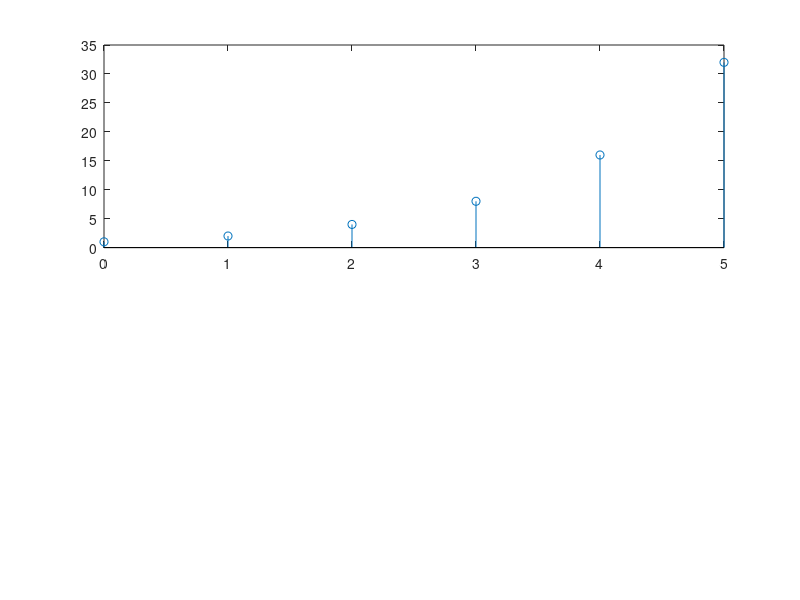

Reproduce this figure in MATLAB. (Note: this script raises an error after producing the figure.)
N=5;
n=0:1:N;
y = 2.^n .* (n >= 0);
subplot(2,1,1);
s=stem(n,y);
s.Color = 'green';
xlim([-2, 5.2]);% Set limits for x-axis
ylim([-0.2, 40]); % Set limits for y-axis
xlabel('n'),ylabel('x(n)');
title('Unit Step Sequence')
grid on;

X = fft(y);

% Compute the frequency axis for the DTFT
omega = linspace(-pi, pi, N);

% Plot the magnitude of the DTFT
subplot(2,1,2);
plot(omega, fftshift(abs(X)), 'LineWidth', 2, 'Color', 'green');
xlabel('\omega');
ylabel('|X(e^{j\omega})|');
title('Magnitude of DTFT of Unit Step Function');
grid on;